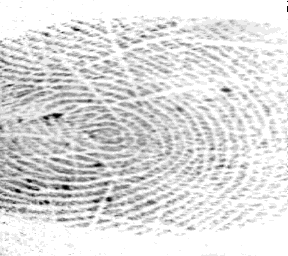
#> input picture datasets/R305_1_fingerprint4.bmp, 288 x 256 px
$ python -i functions.py   (imports and definitions only)   (older library calls are emulated)
#> lines starting #> are read from the running program, lines starting #| are printed output that depends on the picture; after the words box and inside, x2 and y2 are one past the last pixel; in counts of white or black regions, pixels touching at a corner belong together
#> further down, picture is the input picture: shape (256, 288, 3); min 0, max 255, mean 222.2
# -*- coding: UTF-8 -*-
"""
@author: Luca Bondi (luca.bondi@polimi.it)
@author: Paolo Bestagini (paolo.bestagini@polimi.it)
@author: Nicolò Bonettini (nicolo.bonettini@polimi.it)
Politecnico di Milano 2018
"""


from multiprocessing import Pool, cpu_count
import numpy as np
import pywt
from numpy.fft import fft2, ifft2
from scipy.ndimage import filters
from sklearn.metrics import roc_curve, auc
from tqdm import tqdm


denoiser = ''
remove_zero_m = True
remove_wiener = True


class ArgumentError(Exception):
    pass


"""
Extraction functions
"""


# [372 lines left out: functions extract_single, define_param, noise_extract, noise_extract_compact, extract_multiple_aligned, cut_ctr and 7 more, not called in this run]


def saturation(im: np.ndarray) -> np.ndarray:
    """
    Saturation as from Binghamton toolbox
    :param im: type np.uint8
    :return: saturation map from input im
    """
    assert (im.dtype == np.uint8)

    if im.ndim == 2:
        im.shape += (1,)

    h, w, ch = im.shape
#> h = 256; w = 288; ch = 3

    if im.max() < 250:
        return np.ones((h, w, ch))

    im_h = im - np.roll(im, (0, 1), (0, 1))
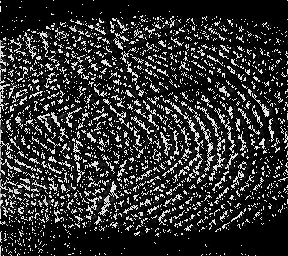
#> im_h: shape (256, 288, 3); min 0, max 255, mean 47.6
    im_v = im - np.roll(im, (1, 0), (0, 1))
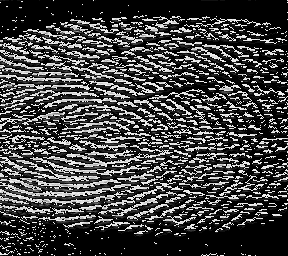
#> im_v: shape (256, 288, 3); min 0, max 255, mean 68
    satur_map = \
        np.bitwise_not(
            np.bitwise_and(
                np.bitwise_and(
                    np.bitwise_and(
                        im_h != 0, im_v != 0
                    ), np.roll(im_h, (0, -1), (0, 1)) != 0
                ), np.roll(im_v, (-1, 0), (0, 1)) != 0
            )
        )
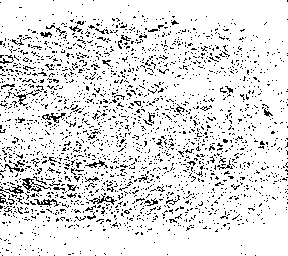
#> satur_map: shape (256, 288, 3) bool; 88.4% white; black in thin lines or dots

    max_ch = im.max(axis=0).max(axis=0)
#> max_ch = [255, 255, 255]

    for ch_idx, max_c in enumerate(max_ch):
        if max_c > 250:
            satur_map[:, :, ch_idx] = \
                np.bitwise_not(
                    np.bitwise_and(
                        im[:, :, ch_idx] == max_c, satur_map[:, :, ch_idx]
                    )
                )
#> this loop made 3 passes
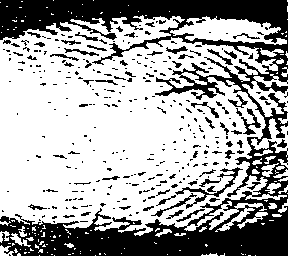
#> satur_map: shape (256, 288, 3) bool; 64.9% white; 303 black regions (241 under 20 px), largest, box (x1, y1, x2, y2) and area: (0, 0, 288, 256) 21492, (175, 167, 243, 209) 370, (241, 108, 261, 135) 175

    return satur_map


# [8 lines left out: function inten_sat_compact, not called in this run]


"""
Cross-correlation functions
"""


# [84 lines left out: functions crosscorr_2d, aligned_cc, pce, not called in this run]


"""
Statistical functions
"""


# [50 lines left out: functions stats, gt, not called in this run]

>>> import cv2
>>> picture = cv2.cvtColor(cv2.imread('../datasets/R305_1_fingerprint4.bmp'), cv2.COLOR_BGR2RGB)
>>> result = saturation(picture)

$ run again, on datasets/R307_fingerprint5c.jpg
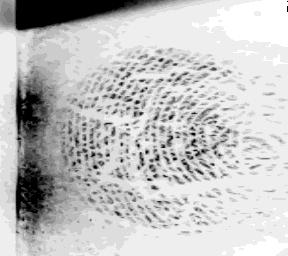
#> input picture datasets/R307_fingerprint5c.jpg, 288 x 256 px
#> picture is the input picture: shape (256, 288, 3); min 0, max 255, mean 194.4
#> in saturation, `satur_map = \ np.bitwise_not( np.bitwise_and( np.bitwise_and( np.bitwi..`:
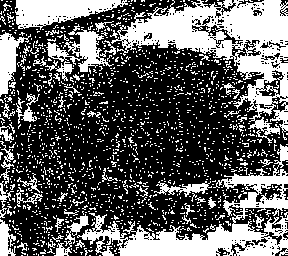
#> satur_map: shape (256, 288, 3) bool; 37.6% white; 1460 white regions (1399 under 20 px), largest, box (x1, y1, x2, y2) and area: (111, 0, 288, 140) 8594, (77, 144, 288, 256) 6261, (15, 0, 128, 30) 1992
#> max_ch = [255, 255, 255]
#> the loop in saturation, `for ch_idx, max_c in enumerate(max_ch):` made 3 passes
#> after the loop in saturation, `for ch_idx, max_c in enumerate(max_ch):`:
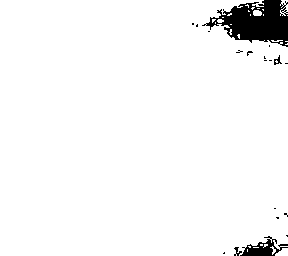
#> satur_map: shape (256, 288, 3) bool; 96.2% white; 19 black regions (15 under 20 px), largest, box (x1, y1, x2, y2) and area: (202, 0, 288, 47) 2255, (240, 236, 288, 256) 412, (274, 55, 282, 65) 34, (234, 247, 242, 256) 34

$ run again, on datasets/check_auth.jpg
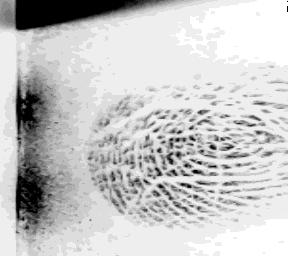
#> input picture datasets/check_auth.jpg, 288 x 256 px
#> picture is the input picture: shape (256, 288, 3); min 0, max 255, mean 199.6
#> in saturation, `satur_map = \ np.bitwise_not( np.bitwise_and( np.bitwise_and( np.bitwi..`:
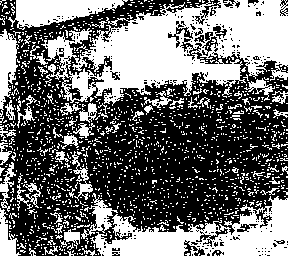
#> satur_map: shape (256, 288, 3) bool; 44.1% white; 1339 white regions (1268 under 20 px), largest, box (x1, y1, x2, y2) and area: (41, 0, 288, 106) 14083, (90, 196, 288, 256) 5604, (8, 0, 128, 30) 1998
#> max_ch = [255, 255, 255]
#> the loop in saturation, `for ch_idx, max_c in enumerate(max_ch):` made 3 passes
#> after the loop in saturation, `for ch_idx, max_c in enumerate(max_ch):`:
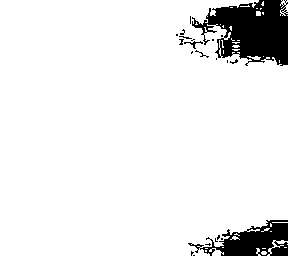
#> satur_map: shape (256, 288, 3) bool; 92% white; 22 black regions (18 under 20 px), largest, box (x1, y1, x2, y2) and area: (192, 0, 288, 66) 3888, (188, 220, 288, 256) 1820, (184, 41, 203, 49) 41, (195, 50, 209, 58) 22
